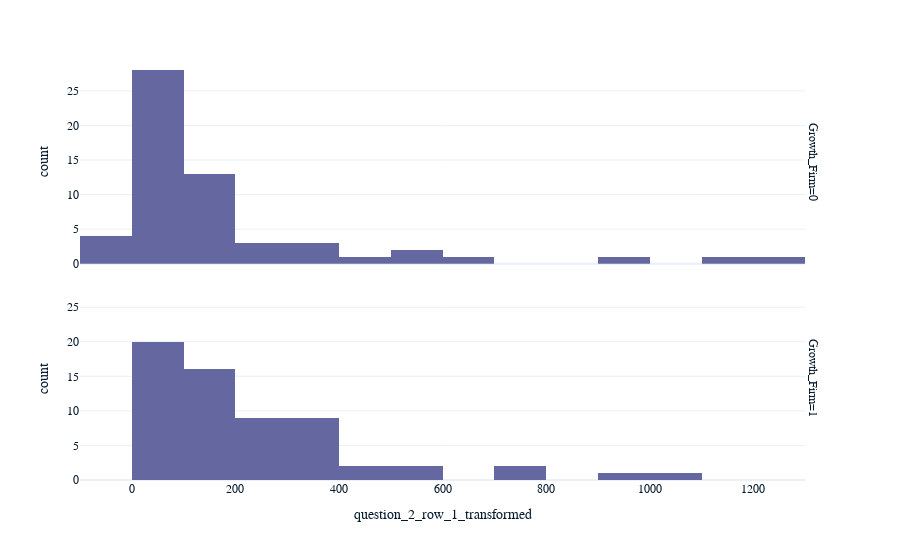

Notebook code cell kept with this figure:
### Markdown cell above
### Instructions

Update the histogram of expected employee count in five years.

- Copy and paste your previous histogram code.
- Facet the plot in rows by growth status.

### Code cell
# Copy and paste your previous histogram code.
# On the x-axis, plot question_2_row_1_transformed
# Facet the plot in rows by growth status.
px.histogram(survey, x = "question_2_row_1_transformed", labels = {"question_2_row_1_transformed","Expected employee count in five years (as a percent from last available year)"}, facet_row = "Growth_Firm")

### Figure 1 — Plotly figure (JSON) as saved in the notebook; plotly's stock layout.template omitted (floating-point values rounded to 4 significant figures)
{"data": [{"alignmentgroup": "True", "bingroup": "x", "hovertemplate": "Growth_Firm=0<br>question_2_row_1_transformed=%{x}<br>count=%{y}<extra></extra>", "legendgroup": "", "marker": {"color": "#6568a0", "pattern": {"shape": ""}}, "name": "", "offsetgroup": "", "orientation": "v", "showlegend": false, "type": "histogram", "x": [35.14, 23.02, 86.64, 17.65, 60, -1.295, 12.28, 66.67, 9.375, 506.1, 26.98, 20, 16.07, 81.82, 50, 76.47, 96.85, 247.8, 31.58, 42.86, -1.961, 6.383, 100, 76.47, 7.143, 311.8, 25, 185.7, 426.3, 57.89, 150, 35.29, 180.9, 196.3, 1251.0, -57.63, 170.3, 566.7, 172.7, 138.1, 354.5, 53.85, 207.7, 122.2, 169.2, 194.1, 19.05, 1150, 23.08, 66.67, -6.667, 605.9, 60.87, 900, 366.7, 150, 117.4, 220], "xaxis": "x2", "yaxis": "y2"}, {"alignmentgroup": "True", "bingroup": "x", "hovertemplate": "Growth_Firm=1<br>question_2_row_1_transformed=%{x}<br>count=%{y}<extra></extra>", "legendgroup": "", "marker": {"color": "#6568a0", "pattern": {"shape": ""}}, "name": "", "offsetgroup": "", "orientation": "v", "showlegend": false, "type": "histogram", "x": [580.3, 166.7, 400, 7.296, 25, 373.0, 284.6, 153.5, 108.3, 200, 20, 1076.0, 126.4, 334.8, 92.31, 102.7, 31.82, 59.09, 156.4, 120.6, 212.5, 381.1, 56.25, 75.44, 100, 263.6, 300, 782.4, 277.4, 41.41, 117.4, 128.6, 376.2, 59.09, 263.6, 288.9, 191.7, 92.31, 733.3, 66.67, 104, 233.3, 38.89, 91.69, 172.7, 108.3, 366.7, 150, 66.67, 185.7, 300, 9.375, 316.7, 71.43, 31.29, 50, 981.1, 227.9, 316.7, 566.7, 471.4, 33.33], "xaxis": "x", "yaxis": "y"}], "layout": {"annotations": [{"font": {}, "showarrow": false, "text": "Growth_Firm=1", "textangle": 90, "x": 0.98, "xanchor": "left", "xref": "paper", "y": 0.2425, "yanchor": "middle", "yref": "paper"}, {"font": {}, "showarrow": false, "text": "Growth_Firm=0", "textangle": 90, "x": 0.98, "xanchor": "left", "xref": "paper", "y": 0.7575, "yanchor": "middle", "yref": "paper"}], "barmode": "relative", "legend": {"tracegroupgap": 0}, "margin": {"t": 60}, "xaxis": {"anchor": "y", "domain": [0, 0.98], "title": {"text": "question_2_row_1_transformed"}}, "xaxis2": {"anchor": "y2", "domain": [0, 0.98], "matches": "x", "showticklabels": false}, "yaxis": {"anchor": "x", "domain": [0, 0.485], "title": {"text": "count"}}, "yaxis2": {"anchor": "x2", "domain": [0.515, 1], "matches": "y", "title": {"text": "count"}}}}
